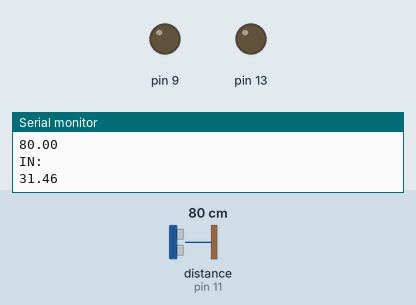
Simulated run of this sketch. Board: Arduino Uno, built with avr-gcc and run on an emulated ATmega328P. Parts: output pins drawn as LEDs (lit = HIGH), the last lines printed to the serial monitor. The test bench sets the inputs (shaded band); at power-on: distance to the obstacle (sensor on pin 11) 80 cm. The echo pulse lasts 58.3 µs per cm; pins used as bus, display or sensor lines are not drawn.

Above: at 1.8 s.
1.9 s: distance to the obstacle (sensor on pin 11) set to 2 cm
At 3.9 s:
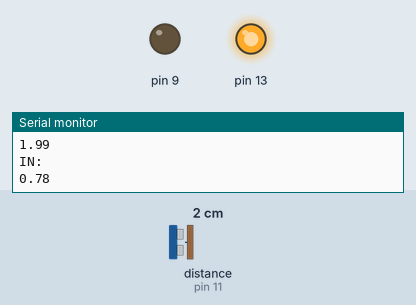
Timing chart, 0 to 5.4 s (numbered marks = the images above; inputs shaded):
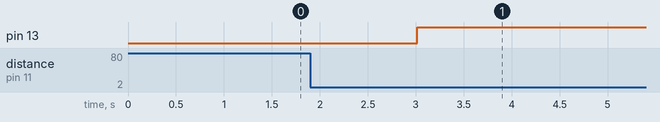

The sketch:

aula_08.ino
```cpp
#include <Ultrasonic.h>
#define TRIGGER_PIN 12
#define ECHO_PIN    11
 Ultrasonic ultrasonic(TRIGGER_PIN, ECHO_PIN);
 int frequencia = 0;


void setup() {
  Serial.begin(9600);
  pinMode (9, OUTPUT);
  pinMode (13, OUTPUT);

}

void loop() {
 float cmMsec, inMsec;
 long microsec = ultrasonic.timing();
 cmMsec = ultrasonic.convert(microsec, Ultrasonic::CM);
 inMsec = ultrasonic.convert(microsec, Ultrasonic::IN);
 Serial.println("MS: ");
 Serial.println(microsec);
 Serial.println("CM: ");
 Serial.println(cmMsec);
 Serial.println("IN: ");
 Serial.println(inMsec);
 delay(1000);


    if (cmMsec<=15){
    digitalWrite(13, HIGH);
    delay(150);
    tone(13,frequencia, cmMsec);

  }else if (cmMsec<=30){
    digitalWrite(13, LOW);
    delay(250);
    tone(13,frequencia, cmMsec);

  }


}
```

Measured:
- after the input at 1.9 s, pin 13: LOW → HIGH after 1.1 s
